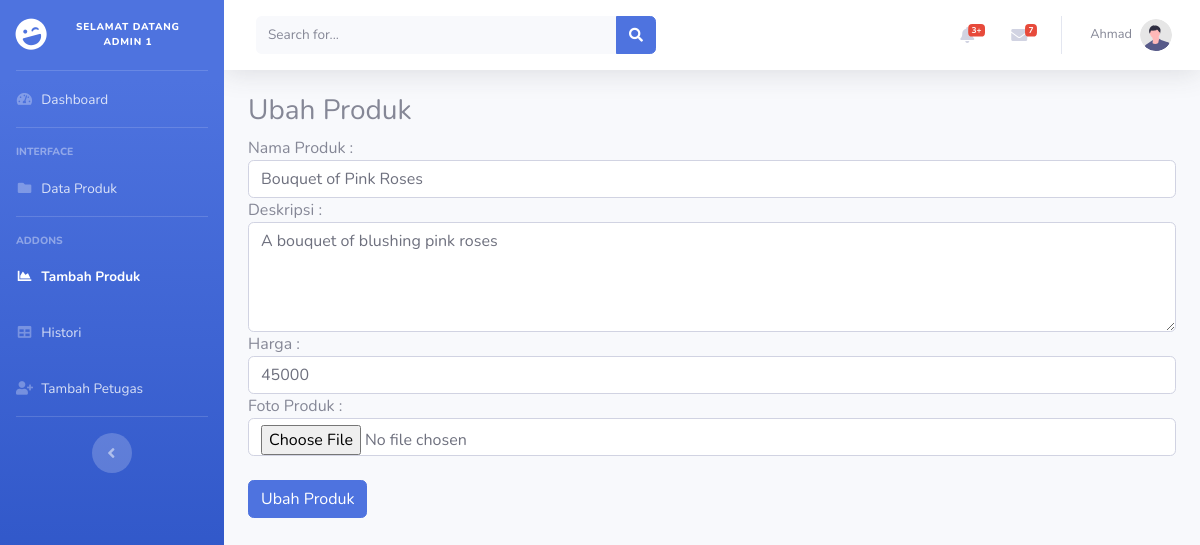
/petugas/ubah_produk.php?id_produk=55 (signed in), run on the app's committed database.
### tables this page shows
CREATE TABLE `produk` (
  `id_produk` int(11) NOT NULL,
  `nama_produk` varchar(100) NOT NULL,
  `deskripsi` text NOT NULL,
  `harga` int(11) NOT NULL,
  `foto_produk` varchar(255) NOT NULL
);

### petugas/ubah_produk.php (the view, shortened to what this page needs)
<!DOCTYPE html>
<html>
<head>
    <link href="vendor/fontawesome-free/css/all.min.css" rel="stylesheet" type="text/css">
    <link href="css/sb-admin-2.min.css" rel="stylesheet">
</head>
<body id="page-top">
    <div id="wrapper">
        <ul class="navbar-nav bg-gradient-primary sidebar sidebar-dark accordion" id="accordionSidebar">
            <a class="sidebar-brand d-flex align-items-center justify-content-center" href="index.php">
                <div class="sidebar-brand-icon rotate-n-15">
                    <i class="fas fa-laugh-wink"></i>
                </div>
                <div class="sidebar-brand-text mx-3" style="font-size:10px"> Selamat datang admin
                    <?=$_SESSION['id_petugas']?> </div>
            </a>
            <hr class="sidebar-divider my-0">
            <li class="nav-item ">
                <a class="nav-link" href="index.php">
                    <i class="fas fa-fw fa-tachometer-alt"></i>
                    <span>Dashboard</span></a>
            </li>
            <hr class="sidebar-divider">
            <div class="sidebar-heading">
                Interface
            </div>
            <li class="nav-item">
                <a class="nav-link " href="tables.php">
                    <i class="fas fa-fw fa-folder"></i>
                    <span>Data Produk</span></a>
            </li>
            <hr class="sidebar-divider">
            <div class="sidebar-heading">
                Addons
            </div>
            <li class="nav-item active">
                <a class="nav-link" href="tambah_produk1.php">
                    <i class="fas fa-fw fa-chart-area"></i>
                    <span>Tambah Produk</span></a>
            </li>
            <li class="nav-item">
                <a class="nav-link" href="histori_admin.php">
                    <i class="fas fa-fw fa-table"></i>
                    <span>Histori</span></a>
            </li>
            <li class="nav-item">
                <a class="nav-link" href="tambah_petugas.php">
                    <i class="fas fa-fw fa-user-plus"></i>
                    <span>Tambah Petugas</span></a>
            </li>
            <hr class="sidebar-divider d-none d-md-block">
            <div class="text-center d-none d-md-inline">
                <button class="rounded-circle border-0" id="sidebarToggle"></button>
            </div>
        </ul>
        <div id="content-wrapper" class="d-flex flex-column">
            <div id="content">
                <nav class="navbar navbar-expand navbar-light bg-white topbar mb-4 static-top shadow">
                    <form
                        class="d-none d-sm-inline-block form-inline mr-auto ml-md-3 my-2 my-md-0 mw-100 navbar-search">
                        <div class="input-group">
                            <input type="text" class="form-control bg-light border-0 small" placeholder="Search for..."
                                aria-label="Search" aria-describedby="basic-addon2">
                            <div class="input-group-append">
                                <button class="btn btn-primary" type="button">
                                    <i class="fas fa-search fa-sm"></i>
                                </button>
                            </div>
                        </div>
                    </form>
                    <ul class="navbar-nav ml-auto">
                        <li class="nav-item dropdown no-arrow mx-1">
                            <a class="nav-link dropdown-toggle" href="#" id="alertsDropdown" role="button"
                                data-toggle="dropdown" aria-haspopup="true" aria-expanded="false">
                                <i class="fas fa-bell fa-fw"></i>
                                <span class="badge badge-danger badge-counter">3+</span>
                            </a>
                        </li>
                        <li class="nav-item dropdown no-arrow mx-1">
                            <a class="nav-link dropdown-toggle" href="#" id="messagesDropdown" role="button"
                                data-toggle="dropdown" aria-haspopup="true" aria-expanded="false">
                                <i class="fas fa-envelope fa-fw"></i>
                                <span class="badge badge-danger badge-counter">7</span>
                            </a>
                        </li>
                        <li class="nav-item dropdown no-arrow">
                            <a class="nav-link dropdown-toggle" href="#" id="userDropdown" role="button"
                                data-toggle="dropdown" aria-haspopup="true" aria-expanded="false">
                                <span class="mr-2 d-none d-lg-inline text-gray-600 small">
                                    <?=$_SESSION['nama_petugas']?> </span>
                                <img class="img-profile rounded-circle" src="img/undraw_profile.svg">
                            </a>
                        </li>
                    </ul>
                </nav>
                <?php
    include "../koneksi.php";
    $qry_get_produk = mysqli_query($conn, "select * from produk where id_produk ='" . $_GET['id_produk'] . "'");
    $dt_produk = mysqli_fetch_array($qry_get_produk);
    ?>
                <div class="container-fluid">
                    <h3>Ubah Produk</h3>
                    <form action="proses_ubah_produk.php" method="post" enctype="multipart/form-data">
                        Nama Produk :
                        <input type="text" name="nama_produk" value="<?= $dt_produk['nama_produk'] ?>"
                            class="form-control">
                        Deskripsi :
                        <textarea name="deskripsi" class="form-control"
                            rows="4"><?= $dt_produk['deskripsi'] ?></textarea>
                        Harga :
                        <input type="number" name="harga" value="<?= $dt_produk['harga'] ?>" class="form-control">
                        Foto Produk :
                        <input type="file" name="foto_produk" value="Tambah Produk" class="form-control">
                        <br>
                        <input type="submit" name="simpan" value="Ubah Produk" class="btn btn-primary">
                    </form>
                </div>
            </div>
        </div>
</body>
</html>

### data on the page
produk: nama_produk "Bouquet of Pink Roses", deskripsi "A bouquet of blushing pink roses", harga "45000"

### other printed values
$_SESSION['id_petugas'] "1"
$_SESSION['nama_petugas'] "Ahmad"
